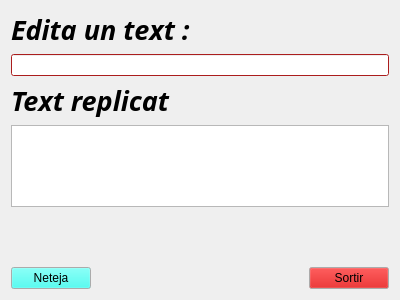
<?xml version="1.0" encoding="UTF-8"?>
<ui version="4.0">
 <class>MyForm</class>
 <widget class="QWidget" name="MyForm">
  <property name="geometry">
   <rect>
    <x>0</x>
    <y>0</y>
    <width>400</width>
    <height>300</height>
   </rect>
  </property>
  <property name="windowTitle">
   <string>Form</string>
  </property>
  <layout class="QVBoxLayout" name="verticalLayout_7">
   <item>
    <layout class="QVBoxLayout" name="verticalLayout_6">
     <item>
      <layout class="QVBoxLayout" name="verticalLayout_3">
       <item>
        <layout class="QVBoxLayout" name="verticalLayout">
         <item>
          <widget class="QLabel" name="label">
           <property name="sizePolicy">
            <sizepolicy hsizetype="Minimum" vsizetype="Fixed">
             <horstretch>0</horstretch>
             <verstretch>0</verstretch>
            </sizepolicy>
           </property>
           <property name="font">
            <font>
             <family>aakar</family>
             <pointsize>20</pointsize>
             <weight>75</weight>
             <italic>true</italic>
             <bold>true</bold>
            </font>
           </property>
           <property name="text">
            <string>Edita un text :</string>
           </property>
          </widget>
         </item>
         <item>
          <widget class="QLineEdit" name="lineEdit">
           <property name="palette">
            <palette>
             <active>
              <colorrole role="Base">
               <brush brushstyle="SolidPattern">
                <color alpha="255">
                 <red>255</red>
                 <green>255</green>
                 <blue>255</blue>
                </color>
               </brush>
              </colorrole>
              <colorrole role="Window">
               <brush brushstyle="SolidPattern">
                <color alpha="255">
                 <red>239</red>
                 <green>41</green>
                 <blue>41</blue>
                </color>
               </brush>
              </colorrole>
             </active>
             <inactive>
              <colorrole role="Base">
               <brush brushstyle="SolidPattern">
                <color alpha="255">
                 <red>255</red>
                 <green>255</green>
                 <blue>255</blue>
                </color>
               </brush>
              </colorrole>
              <colorrole role="Window">
               <brush brushstyle="SolidPattern">
                <color alpha="255">
                 <red>239</red>
                 <green>41</green>
                 <blue>41</blue>
                </color>
               </brush>
              </colorrole>
             </inactive>
             <disabled>
              <colorrole role="Base">
               <brush brushstyle="SolidPattern">
                <color alpha="255">
                 <red>239</red>
                 <green>41</green>
                 <blue>41</blue>
                </color>
               </brush>
              </colorrole>
              <colorrole role="Window">
               <brush brushstyle="SolidPattern">
                <color alpha="255">
                 <red>239</red>
                 <green>41</green>
                 <blue>41</blue>
                </color>
               </brush>
              </colorrole>
             </disabled>
            </palette>
           </property>
          </widget>
         </item>
        </layout>
       </item>
       <item>
        <layout class="QVBoxLayout" name="verticalLayout_2">
         <property name="topMargin">
          <number>0</number>
         </property>
         <property name="rightMargin">
          <number>0</number>
         </property>
         <property name="bottomMargin">
          <number>54</number>
         </property>
         <item>
          <widget class="QLabel" name="label_2">
           <property name="sizePolicy">
            <sizepolicy hsizetype="Minimum" vsizetype="Fixed">
             <horstretch>0</horstretch>
             <verstretch>0</verstretch>
            </sizepolicy>
           </property>
           <property name="font">
            <font>
             <family>aakar</family>
             <pointsize>20</pointsize>
             <weight>75</weight>
             <italic>true</italic>
             <bold>true</bold>
            </font>
           </property>
           <property name="text">
            <string>Text replicat</string>
           </property>
          </widget>
         </item>
         <item>
          <widget class="QTextBrowser" name="textBrowser"/>
         </item>
        </layout>
       </item>
      </layout>
     </item>
     <item>
      <layout class="QHBoxLayout" name="horizontalLayout_3">
       <item>
        <layout class="QHBoxLayout" name="horizontalLayout_2">
         <item>
          <layout class="QVBoxLayout" name="verticalLayout_5">
           <item>
            <spacer name="verticalSpacer_2">
             <property name="orientation">
              <enum>Qt::Vertical</enum>
             </property>
             <property name="sizeHint" stdset="0">
              <size>
               <width>20</width>
               <height>40</height>
              </size>
             </property>
            </spacer>
           </item>
           <item>
            <widget class="QPushButton" name="pushButton">
             <property name="palette">
              <palette>
               <active>
                <colorrole role="Button">
                 <brush brushstyle="SolidPattern">
                  <color alpha="255">
                   <red>36</red>
                   <green>255</green>
                   <blue>242</blue>
                  </color>
                 </brush>
                </colorrole>
               </active>
               <inactive>
                <colorrole role="Button">
                 <brush brushstyle="SolidPattern">
                  <color alpha="255">
                   <red>36</red>
                   <green>255</green>
                   <blue>242</blue>
                  </color>
                 </brush>
                </colorrole>
               </inactive>
               <disabled>
                <colorrole role="Button">
                 <brush brushstyle="SolidPattern">
                  <color alpha="255">
                   <red>36</red>
                   <green>255</green>
                   <blue>242</blue>
                  </color>
                 </brush>
                </colorrole>
               </disabled>
              </palette>
             </property>
             <property name="text">
              <string>Neteja</string>
             </property>
            </widget>
           </item>
          </layout>
         </item>
         <item>
          <spacer name="horizontalSpacer_2">
           <property name="orientation">
            <enum>Qt::Horizontal</enum>
           </property>
           <property name="sizeHint" stdset="0">
            <size>
             <width>40</width>
             <height>20</height>
            </size>
           </property>
          </spacer>
         </item>
        </layout>
       </item>
       <item>
        <layout class="QHBoxLayout" name="horizontalLayout">
         <item>
          <spacer name="horizontalSpacer">
           <property name="orientation">
            <enum>Qt::Horizontal</enum>
           </property>
           <property name="sizeHint" stdset="0">
            <size>
             <width>40</width>
             <height>20</height>
            </size>
           </property>
          </spacer>
         </item>
         <item>
          <layout class="QVBoxLayout" name="verticalLayout_4">
           <item>
            <spacer name="verticalSpacer">
             <property name="orientation">
              <enum>Qt::Vertical</enum>
             </property>
             <property name="sizeHint" stdset="0">
              <size>
               <width>20</width>
               <height>40</height>
              </size>
             </property>
            </spacer>
           </item>
           <item>
            <widget class="QPushButton" name="pushButton_2">
             <property name="palette">
              <palette>
               <active>
                <colorrole role="Button">
                 <brush brushstyle="SolidPattern">
                  <color alpha="255">
                   <red>204</red>
                   <green>0</green>
                   <blue>0</blue>
                  </color>
                 </brush>
                </colorrole>
               </active>
               <inactive>
                <colorrole role="Button">
                 <brush brushstyle="SolidPattern">
                  <color alpha="255">
                   <red>204</red>
                   <green>0</green>
                   <blue>0</blue>
                  </color>
                 </brush>
                </colorrole>
               </inactive>
               <disabled>
                <colorrole role="Button">
                 <brush brushstyle="SolidPattern">
                  <color alpha="255">
                   <red>204</red>
                   <green>0</green>
                   <blue>0</blue>
                  </color>
                 </brush>
                </colorrole>
               </disabled>
              </palette>
             </property>
             <property name="toolTip">
              <string>&lt;html&gt;&lt;head/&gt;&lt;body&gt;&lt;p&gt;&lt;span style=&quot; text-decoration: underline;&quot;&gt;S&lt;/span&gt;ortir&lt;/p&gt;&lt;/body&gt;&lt;/html&gt;</string>
             </property>
             <property name="whatsThis">
              <string>&lt;html&gt;&lt;head/&gt;&lt;body&gt;&lt;p&gt;asdfsa&lt;/p&gt;&lt;/body&gt;&lt;/html&gt;</string>
             </property>
             <property name="text">
              <string>Sortir</string>
             </property>
             <property name="autoDefault">
              <bool>false</bool>
             </property>
             <property name="default">
              <bool>false</bool>
             </property>
             <property name="flat">
              <bool>false</bool>
             </property>
            </widget>
           </item>
          </layout>
         </item>
        </layout>
       </item>
      </layout>
     </item>
    </layout>
   </item>
  </layout>
 </widget>
 <resources/>
 <connections>
  <connection>
   <sender>pushButton</sender>
   <signal>clicked(bool)</signal>
   <receiver>lineEdit</receiver>
   <slot>clear()</slot>
   <hints>
    <hint type="sourcelabel">
     <x>49</x>
     <y>272</y>
    </hint>
    <hint type="destinationlabel">
     <x>177</x>
     <y>55</y>
    </hint>
   </hints>
  </connection>
  <connection>
   <sender>pushButton_2</sender>
   <signal>clicked(bool)</signal>
   <receiver>MyForm</receiver>
   <slot>close()</slot>
   <hints>
    <hint type="sourcelabel">
     <x>316</x>
     <y>273</y>
    </hint>
    <hint type="destinationlabel">
     <x>394</x>
     <y>215</y>
    </hint>
   </hints>
  </connection>
  <connection>
   <sender>lineEdit</sender>
   <signal>textEdited(QString)</signal>
   <receiver>textBrowser</receiver>
   <slot>setText(QString)</slot>
   <hints>
    <hint type="sourcelabel">
     <x>241</x>
     <y>69</y>
    </hint>
    <hint type="destinationlabel">
     <x>246</x>
     <y>148</y>
    </hint>
   </hints>
  </connection>
 </connections>
</ui>
